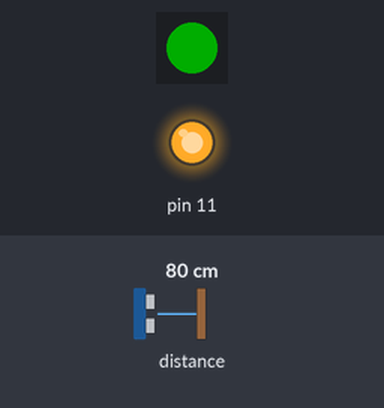
This sketch was run on a simulated Arduino Uno, built for the host (arithmetic inside an expression is 32-bit, double 64-bit). Shown: 1 RGB LEDs in strip order, left to right, output pins drawn as LEDs (lit = HIGH). Inputs (shaded band) come from the test bench; at power-on: distance to the obstacle 80 cm. Dim RGB values are drawn brighter than linear; what the sketch prints to the serial monitor is not drawn.

Above: at 0.86 s.
At 18.1 s:
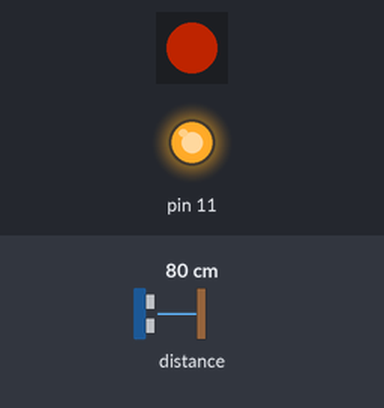
At 36.6 s:
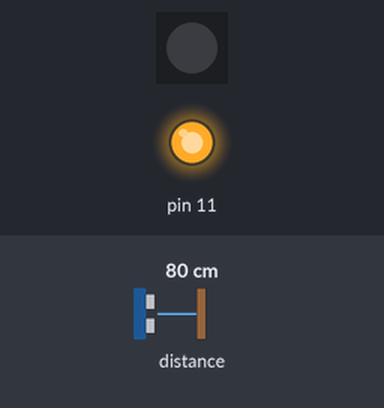
Timing chart, 0 to 40.0 s (numbered marks = the images above):
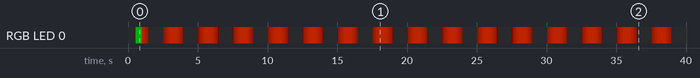

The sketch:

GYVL530X_LaserLightSensor.ino
```cpp
#include <Sensor2357.h>
#include "Adafruit_VL53L0X.h"
Adafruit_VL53L0X lox = Adafruit_VL53L0X();

#define LOOP_DELAY_MS 10

int readFloatValue(int min, int max) {
  if (!lox.begin())
  {
    return -1;
  }else{
    VL53L0X_RangingMeasurementData_t measure;
    lox.rangingTest(&measure, false);
     if (measure.RangeStatus != 4){return measure.RangeMilliMeter;}
     else {return 0;}
  }
}

SensorDevice_Seeed_XIAO_RP2040<1> device("LaserLightSensor");

void setup() {
  device.initSensor("intValue", readFloatValue, 0, 65535);
  device.begin();
}

void loop() {
  device.update();
  delay(LOOP_DELAY_MS);
}
```
